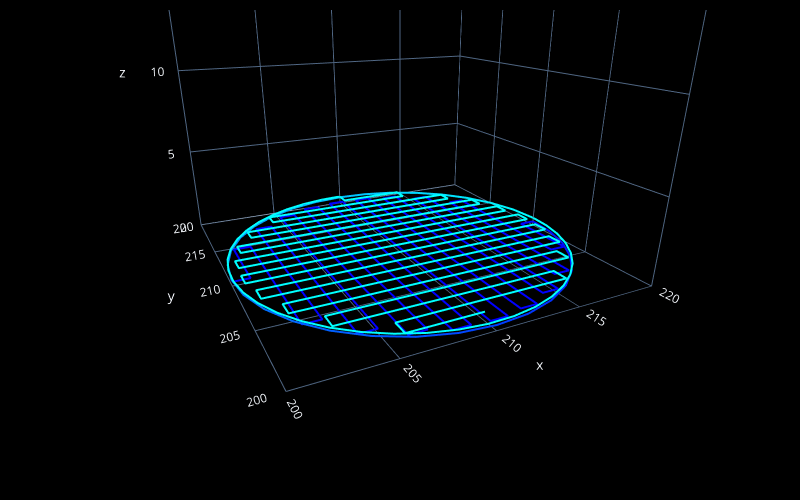
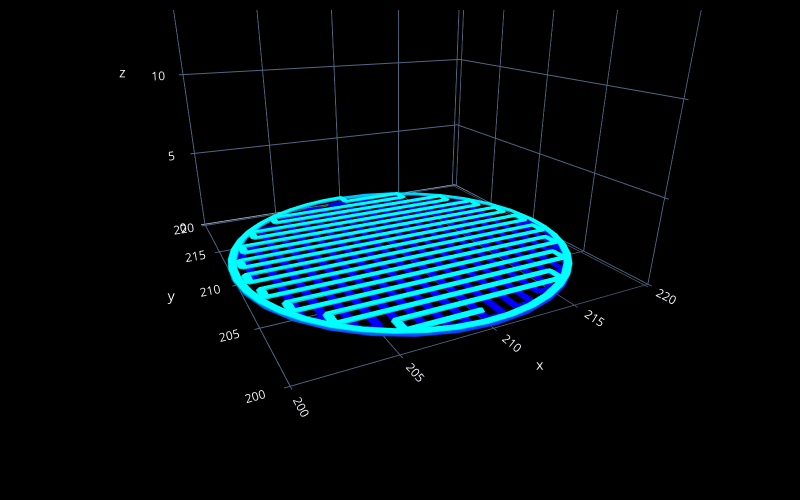

The notebook cell these images were saved under, in order:
### Code cell
# preview the design

fc.transform(steps, 'plot', fc.PlotControls(style='line', zoom=0.7))
# hover the cursor over the lines in the plot to check xyz positions of the points in the design

# uncomment the next line to create a plot with real heights/widths for extruded lines to preview the real 3D printed geometry
fc.transform(steps, 'plot', fc.PlotControls(style='tube', zoom=0.7, initialization_data={'extrusion_width': EW, 'extrusion_height': EH}))

# uncomment the next line to create a neat preview (click the top-left button in the plot for a .png file) - post and tag @FullControlXYZ :)
# fc.transform(steps, 'plot', fc.PlotControls(neat_for_publishing=True, zoom=0.5, initialization_data={'extrusion_width': EW, 'extrusion_height': EH}))

### Figure 1 — Plotly figure (JSON) as saved in the notebook; plotly's stock layout.template omitted (floating-point values rounded to 4 significant figures; data arrays with more than 128 entries replaced by an {"elided": "..."} marker saying what was removed)
{"data": [{"line": {"color": {"elided": "176 str values"}, "width": 4}, "mode": "lines", "showlegend": false, "type": "scatter3d", "x": {"elided": "176 float values"}, "y": {"elided": "176 float values"}, "z": {"elided": "176 float values"}}, {"marker": {"color": "red", "size": 2}, "mode": "markers", "showlegend": false, "type": "scatter3d", "x": [], "y": [], "z": []}], "layout": {"height": 500, "margin": {"b": 10, "l": 10, "pad": 4, "r": 10, "t": 10}, "paper_bgcolor": "black", "scene": {"aspectmode": "cube", "camera": {"center": {"x": 0, "y": 0, "z": -0.4938}, "eye": {"x": -0.7143, "y": -1.429, "z": 0.2143}}, "xaxis": {"backgroundcolor": "black", "nticks": 10, "range": [200.0, 220.0]}, "yaxis": {"backgroundcolor": "black", "nticks": 10, "range": [200.0, 220.0]}, "zaxis": {"backgroundcolor": "black", "nticks": 10, "range": [0, 20.0]}}, "width": 800}}

### Figure 2 — Plotly figure (JSON) as saved in the notebook; plotly's stock layout.template omitted (floating-point values rounded to 4 significant figures; data arrays with more than 128 entries replaced by an {"elided": "..."} marker saying what was removed)
{"data": [{"i": {"elided": "2016 int values"}, "j": {"elided": "2016 int values"}, "k": {"elided": "2016 int values"}, "type": "mesh3d", "vertexcolor": {"elided": "1012 str values"}, "x": {"elided": "1012 float values"}, "y": {"elided": "1012 float values"}, "z": {"elided": "1012 float values"}}, {"marker": {"color": "red", "size": 2}, "mode": "markers", "showlegend": false, "type": "scatter3d", "x": [], "y": [], "z": []}], "layout": {"height": 500, "margin": {"b": 10, "l": 10, "pad": 4, "r": 10, "t": 10}, "paper_bgcolor": "black", "scene": {"aspectmode": "cube", "camera": {"center": {"x": 0, "y": 0, "z": -0.4939}, "eye": {"x": -0.7143, "y": -1.429, "z": 0.2143}}, "xaxis": {"backgroundcolor": "black", "nticks": 10, "range": [199.7, 220.3]}, "yaxis": {"backgroundcolor": "black", "nticks": 10, "range": [199.7, 220.3]}, "zaxis": {"backgroundcolor": "black", "nticks": 10, "range": [0, 20.5]}}, "width": 800}}
